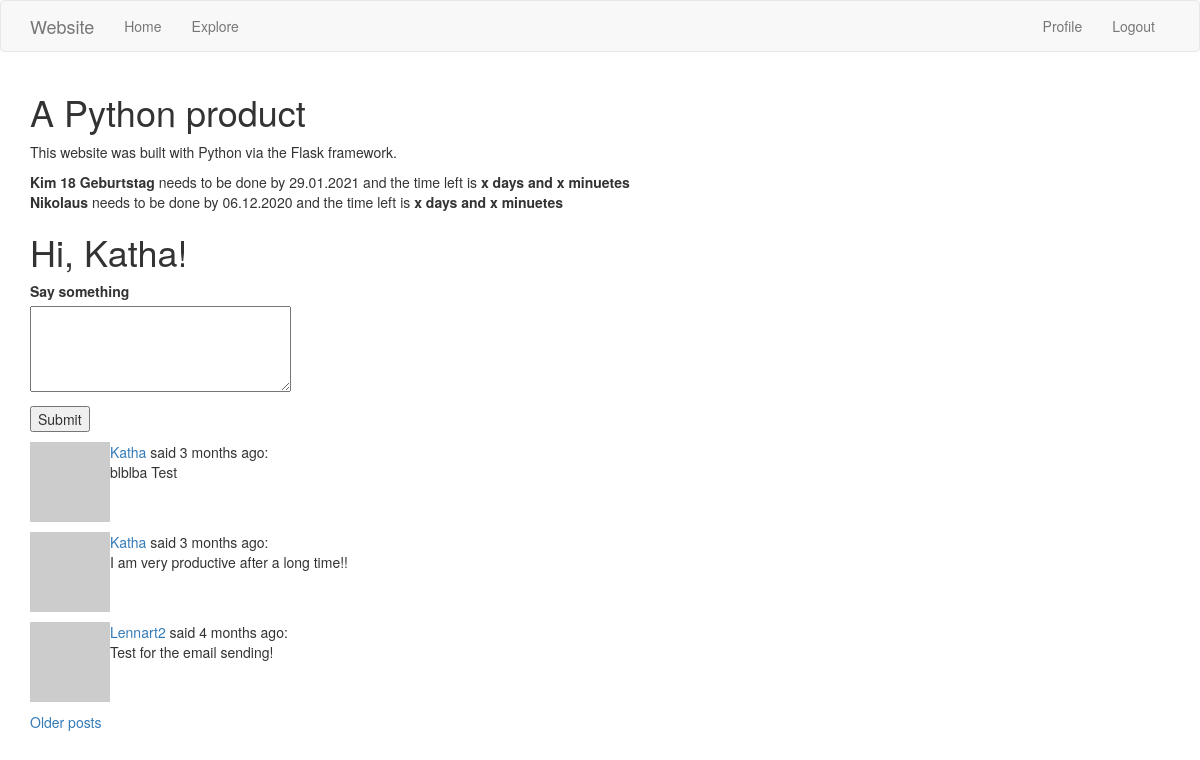
Before: /home (signed in) with the older database file.
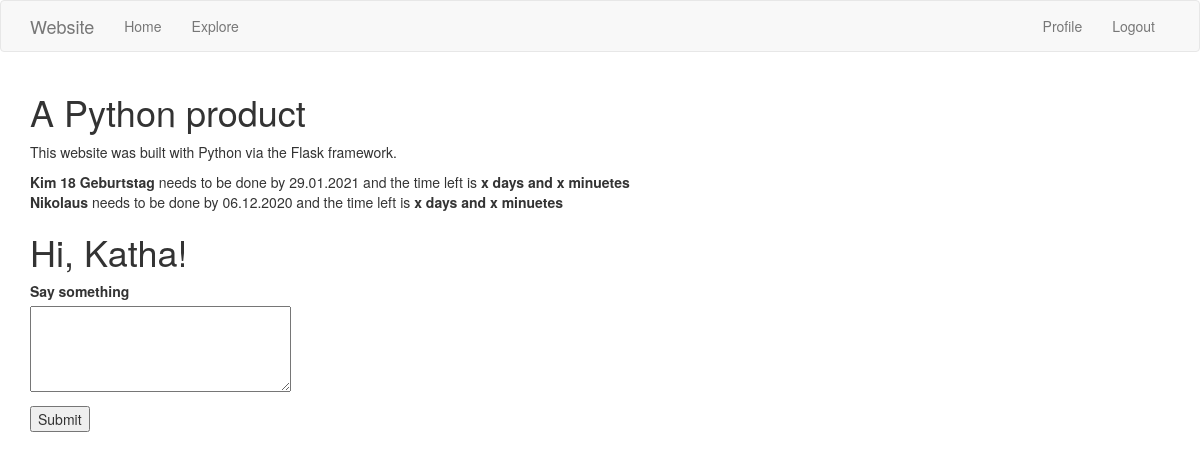
After: the same page with the newer database file.
### app/models.py (models this page shows, shortened)
class Post(db.Model):
    id = db.Column(db.Integer, primary_key=True)
    body = db.Column(db.String(140))
    __searchable__ = ['body']
    timestamp = db.Column(db.DateTime, index=True, default=datetime.utcnow)
    user_id = db.Column(db.Integer, db.ForeignKey('user.id'))
    language = db.Column(db.String(5))

class User(UserMixin, db.Model):
    id = db.Column(db.Integer, primary_key=True)
    username = db.Column(db.String(64), index=True, unique=True)
    email = db.Column(db.String(120), index=True, unique=True)
    password_hash = db.Column(db.String(128))
    posts = db.relationship('Post', backref='author', lazy='dynamic')
    about_me = db.Column(db.String(140))
    last_seen = db.Column(db.DateTime, default=datetime.utcnow)
    followed = db.relationship(
        'User', secondary=followers,
        primaryjoin=(followers.c.follower_id == id),
        secondaryjoin=(followers.c.followed_id == id),
        backref=db.backref('followers', lazy='dynamic'), lazy='dynamic')
    def followed_posts(self):
        followed = Post.query.join(
            followers, (followers.c.followed_id == Post.user_id)).filter(
                followers.c.follower_id == self.id)
        own = Post.query.filter_by(user_id=self.id)
        return followed.union(own).order_by(Post.timestamp.desc())
    def avatar(self, size):
        digest = md5(self.email.lower().encode('utf-8')).hexdigest()
        return 'https://www.gravatar.com/avatar/{}?d=identicon&s={}'.format(
            digest, size)

### app/main/routes.py (the view, shortened to what this page needs)
@bp.route('/', methods=['GET', 'POST'])
@bp.route('/home', methods=['GET', 'POST'])
@login_required
def home():
    form = PostForm()
    countdowns=[{'NameProject':'Kim 18 Geburtstag','Notes':'Make a collage of pictures','DueDate':'29.01.2021','Countdown':'x days and x minuetes'},{'NameProject':'Nikolaus','Notes':'Small present','DueDate':'06.12.2020','Countdown':'x days and x minuetes'}]
    page = request.args.get('page', 1, type=int)
    posts = current_user.followed_posts().paginate(
        page, current_app.config['POSTS_PER_PAGE'], False)
    next_url = url_for('main.home', page=posts.next_num) \
        if posts.has_next else None
    prev_url = url_for('main.home', page=posts.prev_num) \
        if posts.has_prev else None
    return render_template('home.html', title='Home', form=form,
                           posts=posts.items, next_url=next_url,
                           prev_url=prev_url,countdowns=countdowns)

### app/main/forms.py
class PostForm(FlaskForm):
    post = TextAreaField('Say something', validators=[
        DataRequired(), Length(min=1, max=140)])
    submit = SubmitField('Submit')

### app/main/routes.py (called while the page is built)
@bp.before_app_request
def before_request():
    if current_user.is_authenticated:
        current_user.last_seen = datetime.utcnow()
        db.session.commit()
    g.locale = str(get_locale())

@bp.before_request
def before_request():
    g.locale = str(get_locale())

@bp.before_request
def before_request():
    if current_user.is_authenticated:
        current_user.last_seen = datetime.utcnow()
        db.session.commit()

### app/models.py (called while the page is built)
@login.user_loader
def load_user(id):
    return User.query.get(int(id))

### app/main/templates/home.html (shortened to what this page needs)
<!DOCTYPE html>
<html>
<body>
{% extends "base.html" %}
{% block app_content %}
  <div class="home">
    <h1>A Python product</h1>
    <p>This website was built with Python via the Flask framework.</p>
  </div>
  {% for countdown in countdowns %}
  <div> <b>{{countdown.NameProject}}</b> needs to be done by {{countdown.DueDate}} and the time left is <b>{{countdown.Countdown}}</b></div>
  {% endfor %}
    <h1>Hi, {{ current_user.username }}!</h1>
    {% if form %}
    <form action="" method="post">
        <p>
            {{ form.post.label }}<br>
            {{ form.post(cols=32, rows=4) }}<br>
        </p>
        <p>{{ form.submit() }}</p>
    </form>
    {% endif %}
    {% for post in posts %}
    <p>
    {% include '_post.html' %}
    </p>
    {% endfor %}
    {% if next_url %}
    <a href="{{ next_url }}">Older posts</a>
    {% endif %}
{% endblock %}

### app/main/templates/_post.html (shortened to what this page needs)
        <table>
        <tr valign="top">
            <td><img src="{{ post.author.avatar(36) }}"></td>
            <td>
                <a href="{{ url_for('main.user', username=post.author.username) }}">
                    {{ post.author.username }}
                </a>
                said {{ moment(post.timestamp).fromNow() }}:
                <br>
                <span id="post{{ post.id }}">{{ post.body }}</span>
            </td>
        </tr>
    </table>

Changed rows visible on the page:
no longer on this page (row edited): Post: author.username "Katha", timestamp "3 months ago", body "blblba Test"
no longer on this page (row edited): Post: author.username "Katha", timestamp "3 months ago", body "I am very productive after a long time!!"
no longer on this page (row edited): Post: author.username "Lennart2", timestamp "4 months ago", body "Test for the email sending!"
Other visible differences:
text no longer shown: "Older posts"
